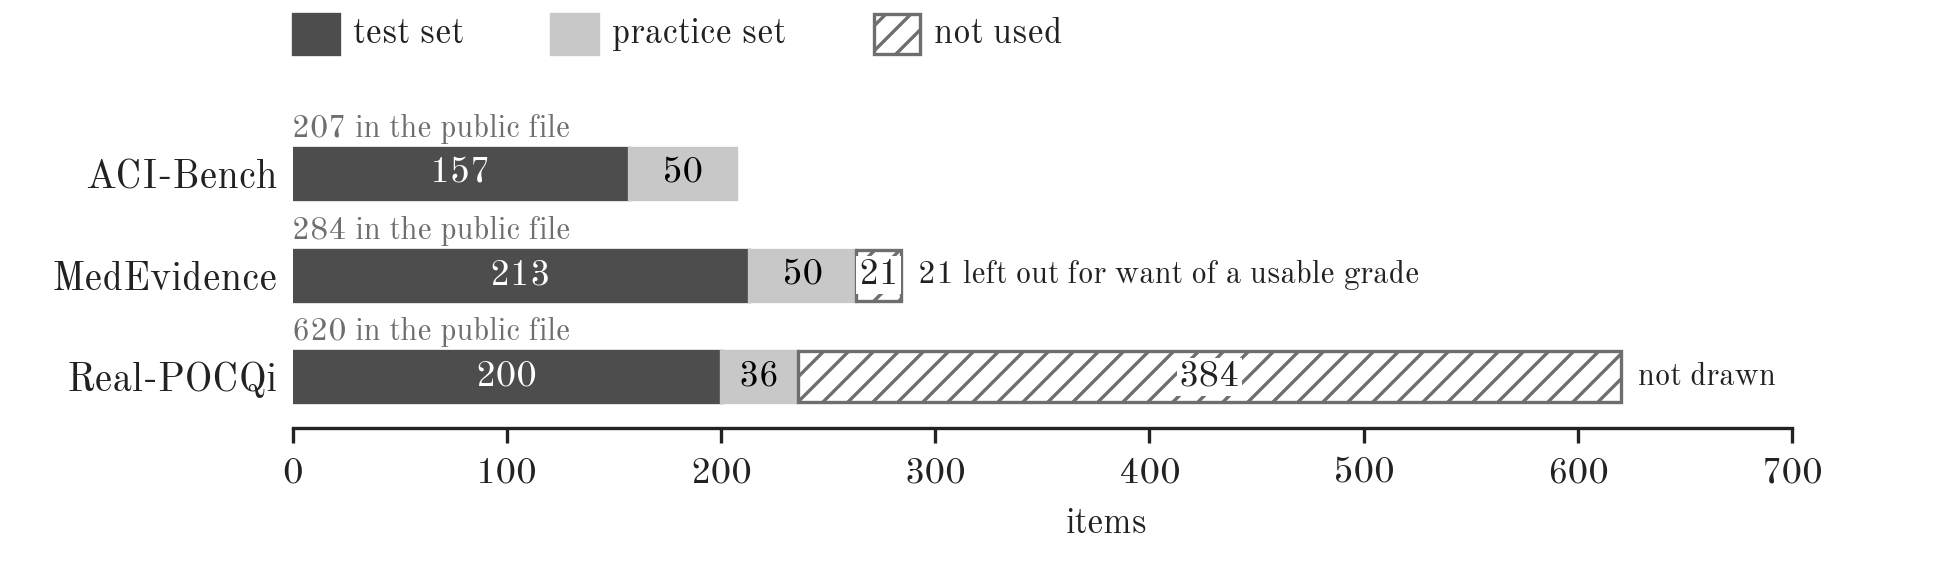

The Python source for this figure:
"""Figure J1: from the public files to the test sets.
Numbers asserted against analysis/data_appendix_numbers.json (as in appendix/J_data.md).
"""
import json
import os
import sys

import style
from matplotlib.patches import Rectangle
import matplotlib.pyplot as plt

style.apply()
N = json.load(open(os.path.join(style.HERE, "..", "analysis", "data_appendix_numbers.json")))

# (name, items in the public file, test, practice, not used, why not used)
SETS = [
    ("ACI-Bench", 207, 157, 50, 0, ""),
    ("MedEvidence", 284, 213, 50, 21, "no usable grade"),
    ("Real-POCQi", 620, 200, 36, 384, "not drawn"),
]
a, m, p = N["aci"], N["medevidence"], N["pocqi"]
checks = [
    (a["rows_total"], 207), (a["test"], 157), (a["practice"], 50), (a["left_out"], 0),
    (m["rows"], 284), (m["test"], 213), (m["practice"], 50), (m["left_out_no_grade_other_answer"], 21),
    (p["questions"], 620), (p["test"], 200), (p["practice"], 36), (p["not_drawn_left_out"], 384),
]
for got, want in checks:
    if got != want:
        sys.exit(f"JSON differs from the expected number: {got} vs {want}")
for name, tot, t, pr, out, _ in SETS:
    if t + pr + out != tot:
        sys.exit(f"{name}: parts do not add up")

fig, ax = plt.subplots(figsize=(style.WIDTH_IN, 1.9))
fig.subplots_adjust(left=0.15, right=0.985, top=0.82, bottom=0.25)
H = 0.5
# neutral greys: the blues mean outcomes in the other figures
SEG = [("test set", "#4D4D4D", "white", None),
       ("practice set", "#C8C8C8", "black", None),
       ("not used", "white", style.INK, "////")]
for i, (name, tot, t, pr, out, why) in enumerate(SETS):
    y = len(SETS) - 1 - i
    x = 0
    for (label, face, tcol, hatch), n in zip(SEG, (t, pr, out)):
        if n == 0:
            continue
        ax.add_patch(Rectangle((x, y - H / 2), n, H, facecolor=face,
                               edgecolor=style.GREY if hatch else face, hatch=hatch, linewidth=0.8))
        txt = str(n)
        kw = dict(ha="center", va="center", fontsize=style.LABEL, color=tcol)
        if hatch:
            kw["bbox"] = dict(boxstyle="square,pad=0.05", fc="white", ec="none")
        ax.text(x + n / 2, y, txt, **kw)
        x += n
    if out and name == "MedEvidence":
        ax.text(tot + 8, y, "21 left out for want of a usable grade", va="center", ha="left", fontsize=style.NOTE)
    elif out:
        ax.text(tot + 8, y, "not drawn", va="center", ha="left", fontsize=style.NOTE)
    ax.text(0, y + H / 2 + 0.04, f"{tot} in the public file", va="bottom", ha="left", fontsize=style.NOTE, color=style.GREY)
ax.set_xlim(0, 760)
ax.set_xticks(range(0, 800, 100))
ax.spines["bottom"].set_bounds(0, 700)
ax.set_ylim(-0.5, len(SETS) - 0.3)
ax.set_yticks(range(len(SETS)))
ax.set_yticklabels([s[0] for s in SETS][::-1], fontsize=style.HEAD)
ax.set_xlabel("items", fontsize=style.LABEL)
ax.tick_params(axis="y", length=0)
ax.tick_params(axis="x", labelsize=style.LABEL)
for s in ("top", "right", "left"):
    ax.spines[s].set_visible(False)
# legend above
kx = 0.15
for label, face, tcol, hatch in SEG:
    fig.patches.append(Rectangle((kx, 0.905), 0.024, 0.07, transform=fig.transFigure, facecolor=face,
                                 edgecolor=style.GREY if hatch else face, hatch=hatch, linewidth=0.8))
    t = fig.text(kx + 0.031, 0.94, label, va="center", fontsize=style.LABEL)
    kx = t.get_window_extent(fig.canvas.get_renderer()).transformed(fig.transFigure.inverted()).x1 + 0.045
style.save(fig, "figJ1_case_sets")
